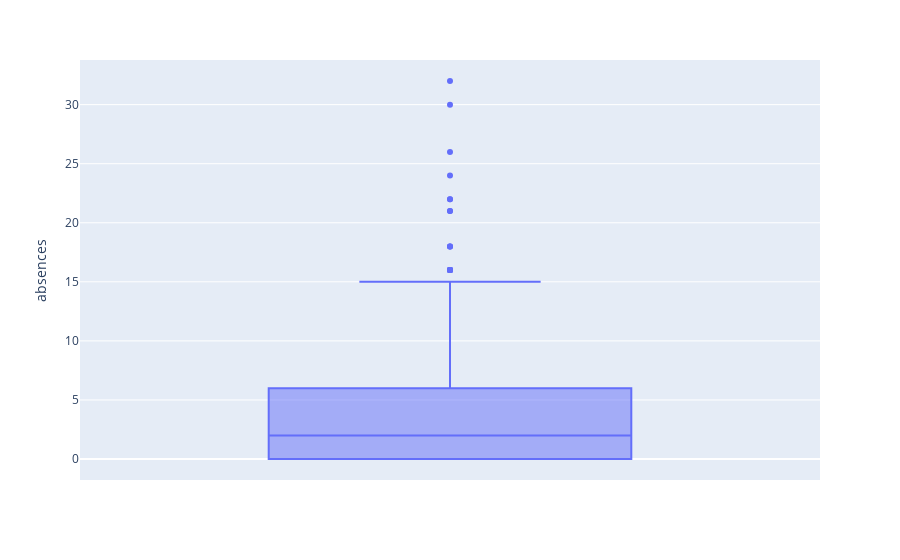

The code cell stored with this chart in its notebook:
### Markdown cell above
<h4>Outliers in age column is confirmed from the boxplot

### Code cell
#boxplot for the absences columns
fig = px.box(df, y="absences")
fig.show()

### Figure 1 — Plotly figure (JSON) as saved in the notebook; plotly's stock layout.template omitted (floating-point values rounded to 4 significant figures; data arrays with more than 128 entries replaced by an {"elided": "..."} marker saying what was removed)
{"data": [{"alignmentgroup": "True", "hovertemplate": "absences=%{y}<extra></extra>", "legendgroup": "", "marker": {"color": "#636efa"}, "name": "", "notched": false, "offsetgroup": "", "orientation": "v", "showlegend": false, "type": "box", "x0": " ", "xaxis": "x", "y": {"elided": "649 int values"}, "y0": " ", "yaxis": "y"}], "layout": {"boxmode": "group", "legend": {"tracegroupgap": 0}, "margin": {"t": 60}, "xaxis": {"anchor": "y", "domain": [0, 1]}, "yaxis": {"anchor": "x", "domain": [0, 1], "title": {"text": "absences"}}}}
